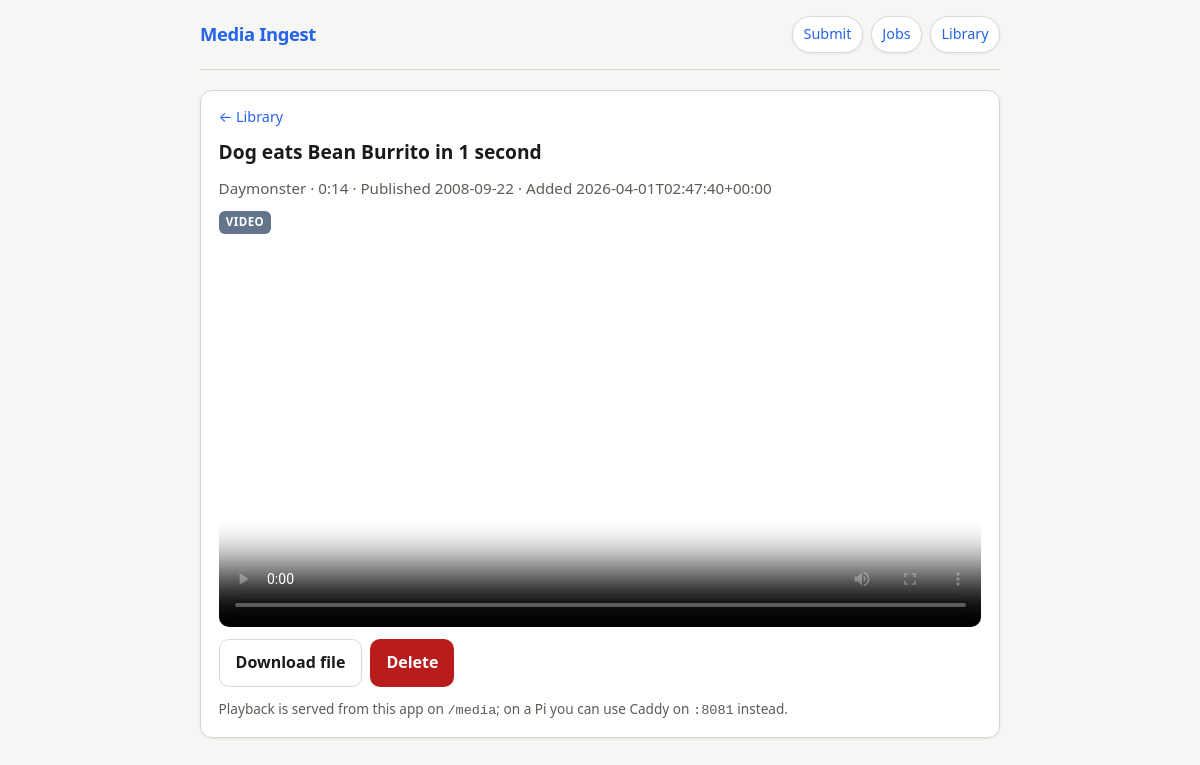
/item/Wb3UrJjAac4, run on the app's committed database.
### tables this page shows
CREATE TABLE media_items (
    id            TEXT PRIMARY KEY,
    title         TEXT NOT NULL,
    uploader      TEXT,
    duration_sec  INTEGER,
    publish_date  TEXT,
    media_type    TEXT NOT NULL,
    file_path     TEXT,
    file_ext      TEXT,
    filesize_bytes INTEGER,
    thumbnail_path TEXT,
    subs_path     TEXT,
    info_json_path TEXT,
    source_url    TEXT NOT NULL,
    added_at      TEXT NOT NULL,
    status        TEXT NOT NULL
);

### app/main.py (the view)
@app.get("/item/{source_id}", response_class=HTMLResponse)
async def item_page(request: Request, source_id: str) -> Any:
    row = await run_in_threadpool(db.get_media_item, source_id)
    if not row:
        raise HTTPException(status_code=404, detail="Not found")
    sub = Path(row["file_path"]).name
    audio_dir = "audio" if row["media_type"] == "audio" else "video"
    media_url = f"/media/{audio_dir}/{sub}"
    thumb_url = None
    if row.get("thumbnail_path"):
        thumb_url = f"/thumbs/{Path(row['thumbnail_path']).name}"
    track_url = None
    track_label = None
    if row.get("subs_path") and os.path.isfile(row["subs_path"]):
        track_url = f"/subs/{Path(row['subs_path']).name}"
        track_label = "English"
    return templates.TemplateResponse(
        "item.html",
        {
            "request": request,
            "item": row,
            "media_url": media_url,
            "thumb_url": thumb_url,
            "track_url": track_url,
            "track_label": track_label,
        },
    )

### app/templates/item.html (shortened to what this page needs)
{% extends "base.html" %}
{% block body %}
  <article class="card stack">
    <a href="/library" style="font-size:.9rem;">← Library</a>
    <h2 style="margin:0;font-size:1.2rem;line-height:1.3;">{{ item.title }}</h2>
    <p style="margin:0;color:var(--muted);font-size:.95rem;">
      {% if item.uploader %}<span>{{ item.uploader }}</span> · {% endif %}
      {{ item.duration_sec | duration_fmt }}
      {% if item.publish_date %} · Published {{ item.publish_date }}{% endif %}
      · Added {{ item.added_at }}
    </p>
    <span class="badge {{ item.media_type }}" style="align-self:flex-start;">{{ item.media_type }}</span>
    <div class="player stack">
      {% if item.media_type == 'audio' %}
      <audio controls src="{{ media_url }}" playsinline preload="metadata">
        Your browser cannot play this audio. Use the download link below.
      </audio>
      {% else %}
      <video controls playsinline preload="metadata" {% if thumb_url %}poster="{{ thumb_url }}"{% endif %} src="{{ media_url }}">
      </video>
      {% endif %}
    </div>
    <div class="row-actions">
      <a class="btn secondary" href="{{ media_url }}" download="{{ item.file_path.split('/')[-1] }}">Download file</a>
      <form method="post" action="/item/{{ item.id }}/delete" style="margin:0;" onsubmit="return confirm('Delete this item and all files?');">
        <button type="submit" class="btn danger">Delete</button>
      </form>
    </div>
    <p style="margin:0;font-size:.85rem;color:var(--muted);">Playback is served from this app on <code>/media</code>; on a Pi you can use Caddy on <code>:8081</code> instead.</p>
  </article>
{% endblock %}

### app/templates/base.html (style rules this page uses)
:root { color-scheme: light dark; --bg: #f6f6f4; --surface: #ffffff; --text: #1a1a18; --muted: #5c5c56; --border: #d9d9d4; --accent: #2563eb; --accent-hover: #1d4ed8; --danger: #b91c1c; --badge-sub: #64748b; --badge-run: #ca8a04; --badge-ok: #15803d; --badge-fail: #b91c1c; --radius: 12px; --shadow: 0 1px 3px rgba(0,0,0,.08); font-family: system-ui, -apple-system, Segoe UI, Roboto, sans-serif; line-height: 1.45; }
* { box-sizing: border-box; }
body { margin: 0; min-height: 100vh; background: var(--bg); color: var(--text); }
a { color: var(--accent); text-decoration: none; }
.card { background: var(--surface); border: 1px solid var(--border); border-radius: var(--radius); padding: 1rem 1.1rem; box-shadow: var(--shadow); }
.btn { display: inline-flex; align-items: center; justify-content: center; gap: .35rem; padding: .65rem 1rem; border-radius: 10px; border: none; font: inherit; font-weight: 600; cursor: pointer; min-height: 48px; background: var(--accent); color: var(--surface); }
.btn.secondary { background: var(--surface); color: var(--text); border: 1px solid var(--border); }
.btn.danger { background: var(--danger); color: #fff; }
.badge { display: inline-block; font-size: .72rem; font-weight: 700; text-transform: uppercase; letter-spacing: .04em; padding: .18rem .45rem; border-radius: 6px; background: var(--badge-sub); color: var(--surface); white-space: nowrap; }
.stack { display: flex; flex-direction: column; gap: .75rem; }
.row-actions { display: flex; flex-wrap: wrap; gap: .5rem; align-items: center; }
.player video, .player audio { width: 100%; border-radius: 10px; }

### data on the page
media_items: title "Dog eats Bean Burrito in 1 second", uploader "Daymonster", duration_sec|duration_fmt "0:14", publish_date "2008-09-22", added_at "2026-04-01T02:47:40+00:00", media_type "VIDEO"
